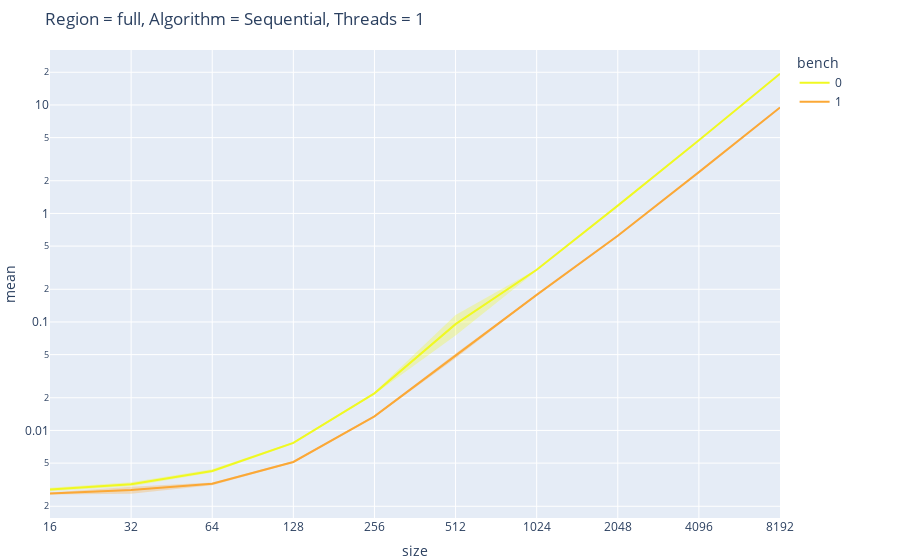
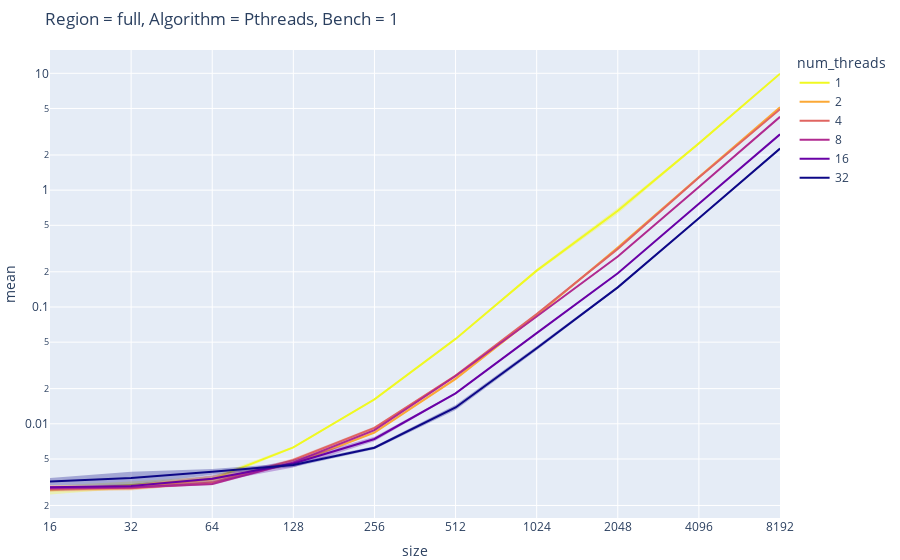
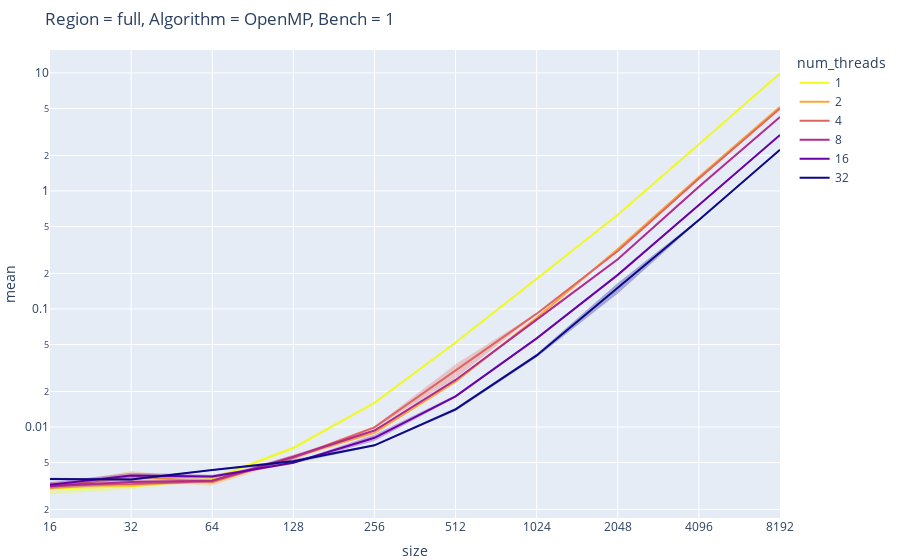
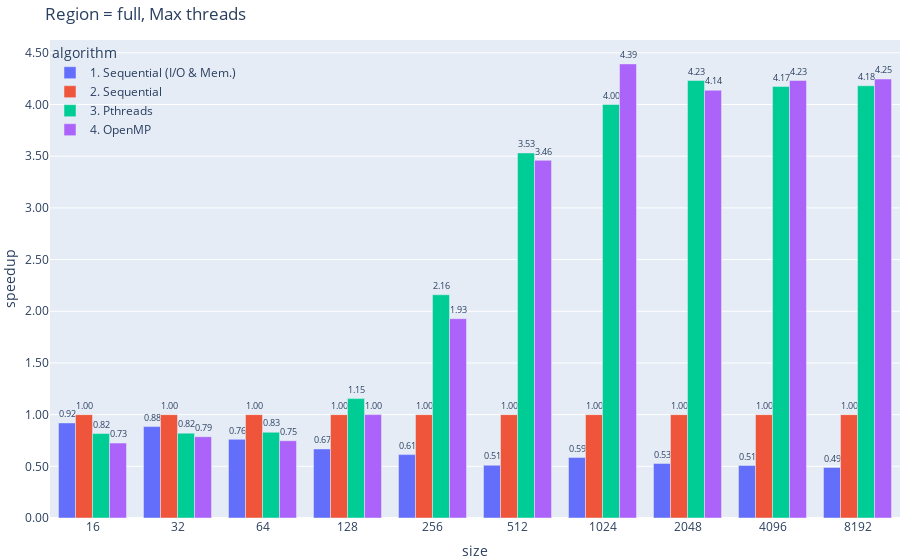

Notebook code cell kept with these figures, in order:
### Code cell
for region in ['full', 'seahorse', 'elephant', 'spiral']:

    # Plot fractal
    with pi.open(out+f'seq_{region}.ppm') as im:
        im.save(out+f'plot_{region}.png')
    display(Image(filename=out+f'plot_{region}.png'))

    # Plot execution time for sequential algorithm
    fig = line(
        data_frame=df[(df['region'] == region) & (df['strat'] == 'seq')],
        title=f'Region = {region}, Algorithm = Sequential, Threads = 1',
        x='size',
        y='mean',
        log_y=True,
        error_y = 'ci',
        error_y_mode = 'band',
        color='bench',
        color_discrete_sequence=colors)
    fig.update_xaxes(type='category')
    fig.update_layout(margin=dict(l=0, r=120, t=50, b=0))
    fig.write_image(out+f'plot_{region}_seq.png', scale=2)
    fig.show()

    # Plot execution time for pth and omp
    for algorithm in ['3. Pthreads','4. OpenMP']:
        fig = line(
            data_frame=df[(df['region'] == region) & (df['algorithm'] == algorithm)],
            title=f'Region = {region}, Algorithm = {algorithm.split(" ")[1]}, Bench = 1',
            x='size',
            y='mean',
            log_y=True,
            error_y = 'ci',
            error_y_mode = 'band',
            color='num_threads',
            color_discrete_sequence=colors)
        fig.update_xaxes(type='category')
        fig.update_layout(margin=dict(l=0, r=120, t=50, b=0))
        # fig.write_image(out+f'{array_size}.png', scale=2)
        fig.write_image(out+f'plot_{region}_{algorithm.split(" ")[1].lower()[:3]}.png', scale=2)
        fig.show()

    # Plot and compare speedups
    max_threads = df['num_threads'].max()
    df_filtered = df[(df['region'] == region) \
                    & ((df['num_threads'] == max_threads) \
                        | (df['strat'] == 'seq'))]
    df_filtered = df_filtered.sort_values(['algorithm','size'])
    fig = px.bar(
        df_filtered, 
        x='size', y=f'speedup',
        color='algorithm', barmode='group', text_auto=True,
        title=f'Region = {region}, Max threads')
    fig.update_yaxes(title='speedup')
    fig.update_xaxes(type='category')
    fig.update_traces(textposition='outside')
    fig.update_layout(yaxis_tickformat='.2f',
        margin=dict(l=0, r=0, t=40, b=0),
        legend_x=0,
        legend_bgcolor='rgba(0,0,0,0)')
    fig.write_image(out+f'plot_{region}_speedups.png', scale=2)
    fig.show()

### Figure 1 — Plotly figure (JSON) as saved in the notebook; plotly's stock layout.template omitted (floating-point values rounded to 4 significant figures)
{"data": [{"fill": "toself", "fillcolor": "rgba(240,249,33,.3)", "hoverinfo": "skip", "legendgroup": "0", "line": {"color": "rgba(255,255,255,0)"}, "showlegend": false, "type": "scatter", "x": [16, 32, 64, 128, 256, 512, 1024, 2048, 4096, 8192, 8192, 4096, 2048, 1024, 512, 256, 128, 64, 32, 16], "xaxis": "x", "y": [0.002956, 0.003323, 0.004379, 0.007842, 0.02244, 0.1158, 0.3062, 1.188, 4.747, 19.53, 19.27, 4.705, 1.173, 0.2997, 0.07514, 0.0215, 0.007499, 0.004086, 0.003062, 0.00275], "yaxis": "y"}, {"hovertemplate": "bench=0<br>size=%{x}<br>mean=%{y}<extra></extra>", "legendgroup": "0", "line": {"color": "#f0f921", "dash": "solid"}, "marker": {"symbol": "circle"}, "mode": "lines", "name": "0", "orientation": "v", "showlegend": true, "type": "scatter", "x": [16, 32, 64, 128, 256, 512, 1024, 2048, 4096, 8192], "xaxis": "x", "y": [0.002853, 0.003193, 0.004232, 0.00767, 0.02197, 0.09549, 0.3029, 1.181, 4.726, 19.4], "yaxis": "y"}, {"fill": "toself", "fillcolor": "rgba(251,168,54,.3)", "hoverinfo": "skip", "legendgroup": "1", "line": {"color": "rgba(255,255,255,0)"}, "showlegend": false, "type": "scatter", "x": [16, 32, 64, 128, 256, 512, 1024, 2048, 4096, 8192, 8192, 4096, 2048, 1024, 512, 256, 128, 64, 32, 16], "xaxis": "x", "y": [0.002685, 0.003034, 0.003311, 0.005225, 0.01371, 0.0513, 0.1795, 0.6359, 2.426, 9.508, 9.461, 2.38, 0.6106, 0.1754, 0.04618, 0.01324, 0.00502, 0.003129, 0.002611, 0.002563], "yaxis": "y"}, {"hovertemplate": "bench=1<br>size=%{x}<br>mean=%{y}<extra></extra>", "legendgroup": "1", "line": {"color": "#fba836", "dash": "solid"}, "marker": {"symbol": "circle"}, "mode": "lines", "name": "1", "orientation": "v", "showlegend": true, "type": "scatter", "x": [16, 32, 64, 128, 256, 512, 1024, 2048, 4096, 8192], "xaxis": "x", "y": [0.002624, 0.002823, 0.00322, 0.005123, 0.01347, 0.04874, 0.1774, 0.6232, 2.403, 9.484], "yaxis": "y"}], "layout": {"legend": {"title": {"text": "bench"}, "tracegroupgap": 0}, "margin": {"b": 0, "l": 0, "r": 120, "t": 50}, "title": {"text": "Region = full, Algorithm = Sequential, Threads = 1"}, "xaxis": {"anchor": "y", "domain": [0, 1], "title": {"text": "size"}, "type": "category"}, "yaxis": {"anchor": "x", "domain": [0, 1], "title": {"text": "mean"}, "type": "log"}}}

### Figure 2 — Plotly figure (JSON) as saved in the notebook; plotly's stock layout.template omitted (floating-point values rounded to 4 significant figures)
{"data": [{"fill": "toself", "fillcolor": "rgba(240,249,33,.3)", "hoverinfo": "skip", "legendgroup": "1", "line": {"color": "rgba(255,255,255,0)"}, "showlegend": false, "type": "scatter", "x": [16, 32, 64, 128, 256, 512, 1024, 2048, 4096, 8192, 8192, 4096, 2048, 1024, 512, 256, 128, 64, 32, 16], "xaxis": "x", "y": [0.002949, 0.003207, 0.003554, 0.006421, 0.0163, 0.05353, 0.2115, 0.7049, 2.556, 9.981, 9.888, 2.472, 0.6291, 0.1978, 0.05304, 0.01606, 0.006164, 0.003173, 0.00279, 0.002478], "yaxis": "y"}, {"hovertemplate": "num_threads=1<br>size=%{x}<br>mean=%{y}<extra></extra>", "legendgroup": "1", "line": {"color": "#f0f921", "dash": "solid"}, "marker": {"symbol": "circle"}, "mode": "lines", "name": "1", "orientation": "v", "showlegend": true, "type": "scatter", "x": [16, 32, 64, 128, 256, 512, 1024, 2048, 4096, 8192], "xaxis": "x", "y": [0.002714, 0.002999, 0.003363, 0.006293, 0.01618, 0.05328, 0.2046, 0.667, 2.514, 9.935], "yaxis": "y"}, {"fill": "toself", "fillcolor": "rgba(251,168,54,.3)", "hoverinfo": "skip", "legendgroup": "2", "line": {"color": "rgba(255,255,255,0)"}, "showlegend": false, "type": "scatter", "x": [16, 32, 64, 128, 256, 512, 1024, 2048, 4096, 8192, 8192, 4096, 2048, 1024, 512, 256, 128, 64, 32, 16], "xaxis": "x", "y": [0.002912, 0.002969, 0.003604, 0.00458, 0.008562, 0.02497, 0.0851, 0.3239, 1.307, 5.146, 5.108, 1.285, 0.3211, 0.08383, 0.02356, 0.008294, 0.004496, 0.003121, 0.002681, 0.002621], "yaxis": "y"}, {"hovertemplate": "num_threads=2<br>size=%{x}<br>mean=%{y}<extra></extra>", "legendgroup": "2", "line": {"color": "#fba836", "dash": "solid"}, "marker": {"symbol": "circle"}, "mode": "lines", "name": "2", "orientation": "v", "showlegend": true, "type": "scatter", "x": [16, 32, 64, 128, 256, 512, 1024, 2048, 4096, 8192], "xaxis": "x", "y": [0.002767, 0.002825, 0.003363, 0.004538, 0.008428, 0.02426, 0.08446, 0.3225, 1.296, 5.127], "yaxis": "y"}, {"fill": "toself", "fillcolor": "rgba(224,101,97,.3)", "hoverinfo": "skip", "legendgroup": "4", "line": {"color": "rgba(255,255,255,0)"}, "showlegend": false, "type": "scatter", "x": [16, 32, 64, 128, 256, 512, 1024, 2048, 4096, 8192, 8192, 4096, 2048, 1024, 512, 256, 128, 64, 32, 16], "xaxis": "x", "y": [0.002998, 0.002888, 0.003247, 0.00506, 0.009487, 0.0261, 0.08785, 0.3177, 1.3, 4.952, 4.907, 1.268, 0.3109, 0.08638, 0.02569, 0.008966, 0.004734, 0.003033, 0.002731, 0.00266], "yaxis": "y"}, {"hovertemplate": "num_threads=4<br>size=%{x}<br>mean=%{y}<extra></extra>", "legendgroup": "4", "line": {"color": "#e06561", "dash": "solid"}, "marker": {"symbol": "circle"}, "mode": "lines", "name": "4", "orientation": "v", "showlegend": true, "type": "scatter", "x": [16, 32, 64, 128, 256, 512, 1024, 2048, 4096, 8192], "xaxis": "x", "y": [0.002829, 0.00281, 0.00314, 0.004897, 0.009226, 0.02589, 0.08711, 0.3143, 1.284, 4.929], "yaxis": "y"}, {"fill": "toself", "fillcolor": "rgba(176,42,144,.3)", "hoverinfo": "skip", "legendgroup": "8", "line": {"color": "rgba(255,255,255,0)"}, "showlegend": false, "type": "scatter", "x": [16, 32, 64, 128, 256, 512, 1024, 2048, 4096, 8192, 8192, 4096, 2048, 1024, 512, 256, 128, 64, 32, 16], "xaxis": "x", "y": [0.002953, 0.002921, 0.003134, 0.004811, 0.009033, 0.02614, 0.08354, 0.2738, 1.077, 4.287, 4.193, 1.055, 0.2674, 0.08222, 0.02515, 0.008636, 0.004546, 0.002973, 0.002788, 0.002644], "yaxis": "y"}, {"hovertemplate": "num_threads=8<br>size=%{x}<br>mean=%{y}<extra></extra>", "legendgroup": "8", "line": {"color": "#b02a90", "dash": "solid"}, "marker": {"symbol": "circle"}, "mode": "lines", "name": "8", "orientation": "v", "showlegend": true, "type": "scatter", "x": [16, 32, 64, 128, 256, 512, 1024, 2048, 4096, 8192], "xaxis": "x", "y": [0.002798, 0.002854, 0.003054, 0.004679, 0.008835, 0.02565, 0.08288, 0.2706, 1.066, 4.24], "yaxis": "y"}, {"fill": "toself", "fillcolor": "rgba(105,1,166,.3)", "hoverinfo": "skip", "legendgroup": "16", "line": {"color": "rgba(255,255,255,0)"}, "showlegend": false, "type": "scatter", "x": [16, 32, 64, 128, 256, 512, 1024, 2048, 4096, 8192, 8192, 4096, 2048, 1024, 512, 256, 128, 64, 32, 16], "xaxis": "x", "y": [0.002934, 0.003041, 0.003623, 0.00492, 0.007737, 0.01848, 0.06053, 0.1966, 0.7726, 3.026, 2.982, 0.7572, 0.192, 0.05887, 0.018, 0.007097, 0.004235, 0.003152, 0.002839, 0.002793], "yaxis": "y"}, {"hovertemplate": "num_threads=16<br>size=%{x}<br>mean=%{y}<extra></extra>", "legendgroup": "16", "line": {"color": "#6901a6", "dash": "solid"}, "marker": {"symbol": "circle"}, "mode": "lines", "name": "16", "orientation": "v", "showlegend": true, "type": "scatter", "x": [16, 32, 64, 128, 256, 512, 1024, 2048, 4096, 8192], "xaxis": "x", "y": [0.002863, 0.00294, 0.003388, 0.004577, 0.007417, 0.01824, 0.0597, 0.1943, 0.7649, 3.004], "yaxis": "y"}, {"fill": "toself", "fillcolor": "rgba(13,8,135,.3)", "hoverinfo": "skip", "legendgroup": "32", "line": {"color": "rgba(255,255,255,0)"}, "showlegend": false, "type": "scatter", "x": [16, 32, 64, 128, 256, 512, 1024, 2048, 4096, 8192, 8192, 4096, 2048, 1024, 512, 256, 128, 64, 32, 16], "xaxis": "x", "y": [0.003431, 0.003878, 0.004094, 0.00461, 0.006435, 0.01446, 0.04618, 0.1501, 0.5864, 2.301, 2.235, 0.5652, 0.1443, 0.04252, 0.01314, 0.006044, 0.004262, 0.003671, 0.002998, 0.002992], "yaxis": "y"}, {"hovertemplate": "num_threads=32<br>size=%{x}<br>mean=%{y}<extra></extra>", "legendgroup": "32", "line": {"color": "#0d0887", "dash": "solid"}, "marker": {"symbol": "circle"}, "mode": "lines", "name": "32", "orientation": "v", "showlegend": true, "type": "scatter", "x": [16, 32, 64, 128, 256, 512, 1024, 2048, 4096, 8192], "xaxis": "x", "y": [0.003211, 0.003438, 0.003883, 0.004436, 0.006239, 0.0138, 0.04435, 0.1472, 0.5758, 2.268], "yaxis": "y"}], "layout": {"legend": {"title": {"text": "num_threads"}, "tracegroupgap": 0}, "margin": {"b": 0, "l": 0, "r": 120, "t": 50}, "title": {"text": "Region = full, Algorithm = Pthreads, Bench = 1"}, "xaxis": {"anchor": "y", "domain": [0, 1], "title": {"text": "size"}, "type": "category"}, "yaxis": {"anchor": "x", "domain": [0, 1], "title": {"text": "mean"}, "type": "log"}}}

### Figure 3 — Plotly figure (JSON) as saved in the notebook; plotly's stock layout.template omitted (floating-point values rounded to 4 significant figures)
{"data": [{"fill": "toself", "fillcolor": "rgba(240,249,33,.3)", "hoverinfo": "skip", "legendgroup": "1", "line": {"color": "rgba(255,255,255,0)"}, "showlegend": false, "type": "scatter", "x": [16, 32, 64, 128, 256, 512, 1024, 2048, 4096, 8192, 8192, 4096, 2048, 1024, 512, 256, 128, 64, 32, 16], "xaxis": "x", "y": [0.003361, 0.003291, 0.003769, 0.006907, 0.0162, 0.05234, 0.1845, 0.6316, 2.491, 9.915, 9.894, 2.482, 0.6256, 0.1757, 0.05157, 0.01584, 0.006398, 0.003482, 0.002962, 0.002672], "yaxis": "y"}, {"hovertemplate": "num_threads=1<br>size=%{x}<br>mean=%{y}<extra></extra>", "legendgroup": "1", "line": {"color": "#f0f921", "dash": "solid"}, "marker": {"symbol": "circle"}, "mode": "lines", "name": "1", "orientation": "v", "showlegend": true, "type": "scatter", "x": [16, 32, 64, 128, 256, 512, 1024, 2048, 4096, 8192], "xaxis": "x", "y": [0.003016, 0.003127, 0.003626, 0.006653, 0.01602, 0.05195, 0.1801, 0.6286, 2.486, 9.905], "yaxis": "y"}, {"fill": "toself", "fillcolor": "rgba(251,168,54,.3)", "hoverinfo": "skip", "legendgroup": "2", "line": {"color": "rgba(255,255,255,0)"}, "showlegend": false, "type": "scatter", "x": [16, 32, 64, 128, 256, 512, 1024, 2048, 4096, 8192, 8192, 4096, 2048, 1024, 512, 256, 128, 64, 32, 16], "xaxis": "x", "y": [0.003152, 0.00424, 0.003573, 0.005812, 0.009011, 0.02448, 0.08455, 0.323, 1.321, 5.176, 5.143, 1.305, 0.3218, 0.08354, 0.02397, 0.008815, 0.005296, 0.003197, 0.003433, 0.002957], "yaxis": "y"}, {"hovertemplate": "num_threads=2<br>size=%{x}<br>mean=%{y}<extra></extra>", "legendgroup": "2", "line": {"color": "#fba836", "dash": "solid"}, "marker": {"symbol": "circle"}, "mode": "lines", "name": "2", "orientation": "v", "showlegend": true, "type": "scatter", "x": [16, 32, 64, 128, 256, 512, 1024, 2048, 4096, 8192], "xaxis": "x", "y": [0.003055, 0.003836, 0.003385, 0.005554, 0.008913, 0.02422, 0.08405, 0.3224, 1.313, 5.159], "yaxis": "y"}, {"fill": "toself", "fillcolor": "rgba(224,101,97,.3)", "hoverinfo": "skip", "legendgroup": "4", "line": {"color": "rgba(255,255,255,0)"}, "showlegend": false, "type": "scatter", "x": [16, 32, 64, 128, 256, 512, 1024, 2048, 4096, 8192, 8192, 4096, 2048, 1024, 512, 256, 128, 64, 32, 16], "xaxis": "x", "y": [0.003428, 0.003438, 0.00356, 0.005672, 0.01013, 0.03396, 0.09207, 0.3133, 1.291, 5.029, 4.977, 1.26, 0.3074, 0.09038, 0.02582, 0.009687, 0.005286, 0.003413, 0.00311, 0.003062], "yaxis": "y"}, {"hovertemplate": "num_threads=4<br>size=%{x}<br>mean=%{y}<extra></extra>", "legendgroup": "4", "line": {"color": "#e06561", "dash": "solid"}, "marker": {"symbol": "circle"}, "mode": "lines", "name": "4", "orientation": "v", "showlegend": true, "type": "scatter", "x": [16, 32, 64, 128, 256, 512, 1024, 2048, 4096, 8192], "xaxis": "x", "y": [0.003245, 0.003274, 0.003487, 0.005479, 0.009911, 0.02989, 0.09122, 0.3103, 1.275, 5.003], "yaxis": "y"}, {"fill": "toself", "fillcolor": "rgba(176,42,144,.3)", "hoverinfo": "skip", "legendgroup": "8", "line": {"color": "rgba(255,255,255,0)"}, "showlegend": false, "type": "scatter", "x": [16, 32, 64, 128, 256, 512, 1024, 2048, 4096, 8192, 8192, 4096, 2048, 1024, 512, 256, 128, 64, 32, 16], "xaxis": "x", "y": [0.003319, 0.003555, 0.003643, 0.005804, 0.009476, 0.02529, 0.08235, 0.2671, 1.099, 4.266, 4.203, 1.07, 0.2611, 0.0802, 0.02476, 0.009189, 0.005397, 0.003353, 0.003274, 0.002965], "yaxis": "y"}, {"hovertemplate": "num_threads=8<br>size=%{x}<br>mean=%{y}<extra></extra>", "legendgroup": "8", "line": {"color": "#b02a90", "dash": "solid"}, "marker": {"symbol": "circle"}, "mode": "lines", "name": "8", "orientation": "v", "showlegend": true, "type": "scatter", "x": [16, 32, 64, 128, 256, 512, 1024, 2048, 4096, 8192], "xaxis": "x", "y": [0.003142, 0.003414, 0.003498, 0.0056, 0.009333, 0.02503, 0.08127, 0.2641, 1.085, 4.234], "yaxis": "y"}, {"fill": "toself", "fillcolor": "rgba(105,1,166,.3)", "hoverinfo": "skip", "legendgroup": "16", "line": {"color": "rgba(255,255,255,0)"}, "showlegend": false, "type": "scatter", "x": [16, 32, 64, 128, 256, 512, 1024, 2048, 4096, 8192, 8192, 4096, 2048, 1024, 512, 256, 128, 64, 32, 16], "xaxis": "x", "y": [0.003395, 0.004096, 0.003938, 0.00506, 0.008575, 0.01867, 0.05721, 0.1969, 0.7706, 3.006, 2.962, 0.7473, 0.1921, 0.05556, 0.01773, 0.007619, 0.004882, 0.003673, 0.003645, 0.003078], "yaxis": "y"}, {"hovertemplate": "num_threads=16<br>size=%{x}<br>mean=%{y}<extra></extra>", "legendgroup": "16", "line": {"color": "#6901a6", "dash": "solid"}, "marker": {"symbol": "circle"}, "mode": "lines", "name": "16", "orientation": "v", "showlegend": true, "type": "scatter", "x": [16, 32, 64, 128, 256, 512, 1024, 2048, 4096, 8192], "xaxis": "x", "y": [0.003237, 0.003871, 0.003805, 0.004971, 0.008097, 0.0182, 0.05639, 0.1945, 0.759, 2.984], "yaxis": "y"}, {"fill": "toself", "fillcolor": "rgba(13,8,135,.3)", "hoverinfo": "skip", "legendgroup": "32", "line": {"color": "rgba(255,255,255,0)"}, "showlegend": false, "type": "scatter", "x": [16, 32, 64, 128, 256, 512, 1024, 2048, 4096, 8192, 8192, 4096, 2048, 1024, 512, 256, 128, 64, 32, 16], "xaxis": "x", "y": [0.003704, 0.003661, 0.004363, 0.005311, 0.007101, 0.01452, 0.04181, 0.1657, 0.5787, 2.255, 2.212, 0.5569, 0.1355, 0.03898, 0.01366, 0.006874, 0.004934, 0.004258, 0.003516, 0.003533], "yaxis": "y"}, {"hovertemplate": "num_threads=32<br>size=%{x}<br>mean=%{y}<extra></extra>", "legendgroup": "32", "line": {"color": "#0d0887", "dash": "solid"}, "marker": {"symbol": "circle"}, "mode": "lines", "name": "32", "orientation": "v", "showlegend": true, "type": "scatter", "x": [16, 32, 64, 128, 256, 512, 1024, 2048, 4096, 8192], "xaxis": "x", "y": [0.003618, 0.003589, 0.00431, 0.005123, 0.006988, 0.01409, 0.0404, 0.1506, 0.5678, 2.233], "yaxis": "y"}], "layout": {"legend": {"title": {"text": "num_threads"}, "tracegroupgap": 0}, "margin": {"b": 0, "l": 0, "r": 120, "t": 50}, "title": {"text": "Region = full, Algorithm = OpenMP, Bench = 1"}, "xaxis": {"anchor": "y", "domain": [0, 1], "title": {"text": "size"}, "type": "category"}, "yaxis": {"anchor": "x", "domain": [0, 1], "title": {"text": "mean"}, "type": "log"}}}

### Figure 4 — Plotly figure (JSON) as saved in the notebook; plotly's stock layout.template omitted (floating-point values rounded to 4 significant figures)
{"data": [{"alignmentgroup": "True", "hovertemplate": "algorithm=1. Sequential (I/O & Mem.)<br>size=%{x}<br>speedup=%{y}<extra></extra>", "legendgroup": "1. Sequential (I/O & Mem.)", "marker": {"color": "#636efa", "pattern": {"shape": ""}}, "name": "1. Sequential (I/O & Mem.)", "offsetgroup": "1. Sequential (I/O & Mem.)", "orientation": "v", "showlegend": true, "textposition": "outside", "texttemplate": "%{y}", "type": "bar", "x": [16, 32, 64, 128, 256, 512, 1024, 2048, 4096, 8192], "xaxis": "x", "y": [0.9197, 0.8841, 0.7608, 0.6678, 0.6132, 0.5104, 0.5857, 0.5279, 0.5085, 0.4889], "yaxis": "y"}, {"alignmentgroup": "True", "hovertemplate": "algorithm=2. Sequential<br>size=%{x}<br>speedup=%{y}<extra></extra>", "legendgroup": "2. Sequential", "marker": {"color": "#EF553B", "pattern": {"shape": ""}}, "name": "2. Sequential", "offsetgroup": "2. Sequential", "orientation": "v", "showlegend": true, "textposition": "outside", "texttemplate": "%{y}", "type": "bar", "x": [16, 32, 64, 128, 256, 512, 1024, 2048, 4096, 8192], "xaxis": "x", "y": [1, 1, 1, 1, 1, 1, 1, 1, 1, 1], "yaxis": "y"}, {"alignmentgroup": "True", "hovertemplate": "algorithm=3. Pthreads<br>size=%{x}<br>speedup=%{y}<extra></extra>", "legendgroup": "3. Pthreads", "marker": {"color": "#00cc96", "pattern": {"shape": ""}}, "name": "3. Pthreads", "offsetgroup": "3. Pthreads", "orientation": "v", "showlegend": true, "textposition": "outside", "texttemplate": "%{y}", "type": "bar", "x": [16, 32, 64, 128, 256, 512, 1024, 2048, 4096, 8192], "xaxis": "x", "y": [0.817, 0.8209, 0.8293, 1.155, 2.159, 3.531, 4.001, 4.233, 4.174, 4.182], "yaxis": "y"}, {"alignmentgroup": "True", "hovertemplate": "algorithm=4. OpenMP<br>size=%{x}<br>speedup=%{y}<extra></extra>", "legendgroup": "4. OpenMP", "marker": {"color": "#ab63fa", "pattern": {"shape": ""}}, "name": "4. OpenMP", "offsetgroup": "4. OpenMP", "orientation": "v", "showlegend": true, "textposition": "outside", "texttemplate": "%{y}", "type": "bar", "x": [16, 32, 64, 128, 256, 512, 1024, 2048, 4096, 8192], "xaxis": "x", "y": [0.7251, 0.7866, 0.747, 1.0, 1.928, 3.46, 4.393, 4.138, 4.233, 4.247], "yaxis": "y"}], "layout": {"barmode": "group", "legend": {"bgcolor": "rgba(0,0,0,0)", "title": {"text": "algorithm"}, "tracegroupgap": 0, "x": 0}, "margin": {"b": 0, "l": 0, "r": 0, "t": 40}, "title": {"text": "Region = full, Max threads"}, "xaxis": {"anchor": "y", "domain": [0, 1], "title": {"text": "size"}, "type": "category"}, "yaxis": {"anchor": "x", "domain": [0, 1], "tickformat": ".2f", "title": {"text": "speedup"}}}}
